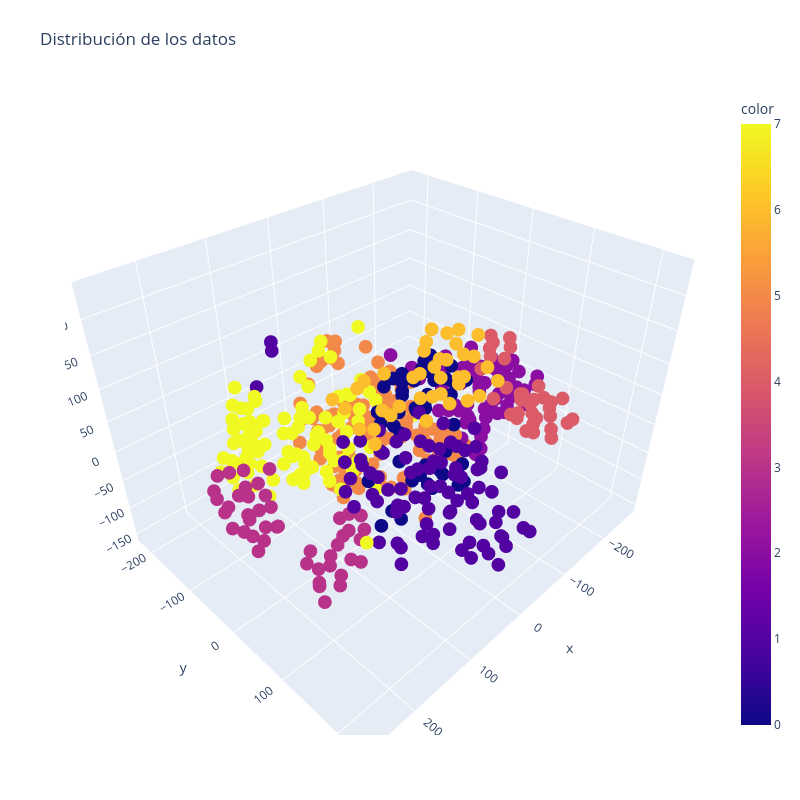

The notebook cell this image was saved under:
### Code cell
fig = plt.figure(figsize = (15,15))
fig = px.scatter_3d(x = df_tsne["x"], y = df_tsne["y"],z = df_tsne["z"], color=df_tsne["labels"])
fig.update_layout(title='Distribución de los datos', autosize=False,
#                  x_label = "1er autovector pc1",
#                  ylabel = "2º autovector pc1",
#                  zlabel = "3er autovector pc1",
                  width=800, height=800,
                  showlegend= True,
                  margin=dict(l=65, r=50, b=65, t=90))

fig.show()

### Figure 1 — Plotly figure (JSON) as saved in the notebook; plotly's stock layout.template omitted (floating-point values rounded to 4 significant figures; data arrays with more than 128 entries replaced by an {"elided": "..."} marker saying what was removed)
{"data": [{"hovertemplate": "x=%{x}<br>y=%{y}<br>z=%{z}<br>color=%{marker.color}<extra></extra>", "legendgroup": "", "marker": {"color": {"elided": "506 int values"}, "coloraxis": "coloraxis", "symbol": "circle"}, "mode": "markers", "name": "", "scene": "scene", "showlegend": false, "type": "scatter3d", "x": {"elided": "506 float values"}, "y": {"elided": "506 float values"}, "z": {"elided": "506 float values"}}], "layout": {"autosize": false, "coloraxis": {"colorbar": {"title": {"text": "color"}}, "colorscale": [[0, "#0d0887"], [0.1111, "#46039f"], [0.2222, "#7201a8"], [0.3333, "#9c179e"], [0.4444, "#bd3786"], [0.5556, "#d8576b"], [0.6667, "#ed7953"], [0.7778, "#fb9f3a"], [0.8889, "#fdca26"], [1, "#f0f921"]]}, "height": 800, "legend": {"tracegroupgap": 0}, "margin": {"b": 65, "l": 65, "r": 50, "t": 90}, "scene": {"domain": {"x": [0, 1], "y": [0, 1]}, "xaxis": {"title": {"text": "x"}}, "yaxis": {"title": {"text": "y"}}, "zaxis": {"title": {"text": "z"}}}, "showlegend": true, "title": {"text": "Distribución de los datos"}, "width": 800}}
